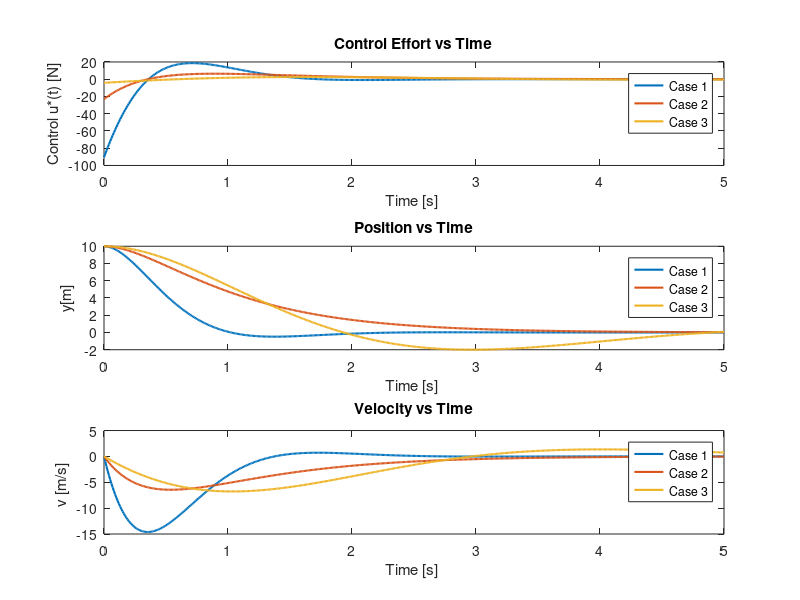

The MATLAB source for this figure:
clc;clear;close all; format default;
% Define state space
m = 1;
b = 0.5;
k = 1;

A = [0 1; -k/m -b/m];
B = [0; 1/m];
C = eye(2);

sys = ss(A,B,C,0);

% Define weighting matrices
Q1 = [100 0; 0 1];
R1 = 1;

Q2 = [10 0; 0 10];
R2 = 1;

Q3 = [10 0; 0 1];
R3 = 10;

% Compute feedback gain matrices
K1 = lqr(A,B,Q1,R1)
K2 = lqr(A,B,Q2,R2)
K3 = lqr(A,B,Q3,R3)

% Define closed-loop system
Acl1 = A-B*K1;
Acl2 = A-B*K2;
Acl3 = A-B*K3;

eig(Acl1) 
eig(Acl2)
eig(Acl3)

sys_cl1 = ss(Acl1,[0;0],eye(2),0);
sys_cl2 = ss(Acl2,[0;0],eye(2),0);
sys_cl3 = ss(Acl3,[0;0],eye(2),0);

% Simulate results
x0 = [10;0];
t = 0:0.01:5;
u = 0*t;

[x1,t] = lsim(sys_cl1,u,t,x0);
[x2,t] = lsim(sys_cl2,u,t,x0);
[x3,t] = lsim(sys_cl3,u,t,x0);

u1 = zeros(length(t),1);
u2 = zeros(length(t),1);
u3 = zeros(length(t),1);
for i=1:length(t)
    u1(i) = -K1*x1(i,:)';
    u2(i) = -K2*x2(i,:)';
    u3(i) = -K3*x3(i,:)';
end

% Plot results
subplot(3,1,1)
plot(t,u1,'LineWidth',1.5)
hold on
plot(t,u2,'LineWidth',1.5)
hold on
plot(t,u3,'LineWidth',1.5)
legend('Case 1','Case 2','Case 3')
title('Control Effort vs Time')
xlabel('Time [s] ')
ylabel('Control u*(t) [N]')

subplot(3,1,2)
plot(t,x1(:,1),'LineWidth',1.5)
hold on
plot(t,x2(:,1),'LineWidth',1.5)
hold on
plot(t,x3(:,1),'LineWidth',1.5)
legend('Case 1','Case 2','Case 3')
title('Position vs Time')
xlabel('Time [s] ')
ylabel('y[m]')

subplot(3,1,3)
plot(t,x1(:,2),'LineWidth',1.5)
hold on
plot(t,x2(:,2),'LineWidth',1.5)
hold on
plot(t,x3(:,2),'LineWidth',1.5)
legend('Case 1','Case 2','Case 3')
title('Velocity vs Time')
xlabel('Time [s] ')
ylabel('v [m/s] ')
% print ex3d_hw6_me599 -dpng;

